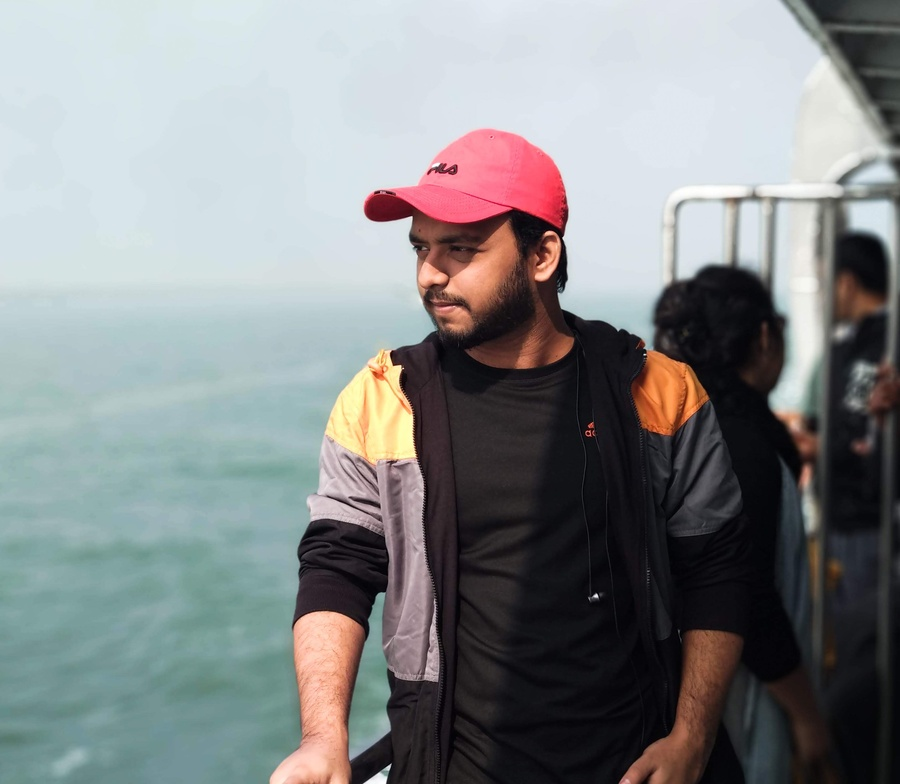
#> input picture raw_img/IMG_20180116_102104.jpg, 900 x 784 px, shrunk from 3423 x 2979 before the run
$ jupyter execute cartoon_effect.ipynb
#> lines starting #> are read from the running program, lines starting #| are printed output that depends on the picture; after the words box and inside, x2 and y2 are one past the last pixel; in counts of white or black regions, pixels touching at a corner belong together
[cell 1]
import cv2
import numpy as np
import os

[cell 2]
img = cv2.imread('raw_img/IMG_20180116_102104.jpg')
#> img is the input picture: shape (784, 900, 3); mean B, G, R 137, 135.9, 132.8
cv2.imshow("test_1", img)
cv2.waitKey(0)
cv2.destroyAllWindows()

[cell 3]
def color_quantization(img, k):
# Transform the image
  data = np.float32(img).reshape((-1, 3))

# Determine criteria
  criteria = (cv2.TERM_CRITERIA_EPS + cv2.TERM_CRITERIA_MAX_ITER, 20, 0.001)

# Implementing K-Means
  ret, label, center = cv2.kmeans(data, k, None, criteria, 10, cv2.KMEANS_RANDOM_CENTERS)
  center = np.uint8(center)
  result = center[label.flatten()]
  result = result.reshape(img.shape)
  return result

[cell 4]
def edge_mask(img, line_size, blur_value):
#> called with line_size = 7, blur_value = 7
  gray = cv2.cvtColor(img, cv2.COLOR_BGR2GRAY)
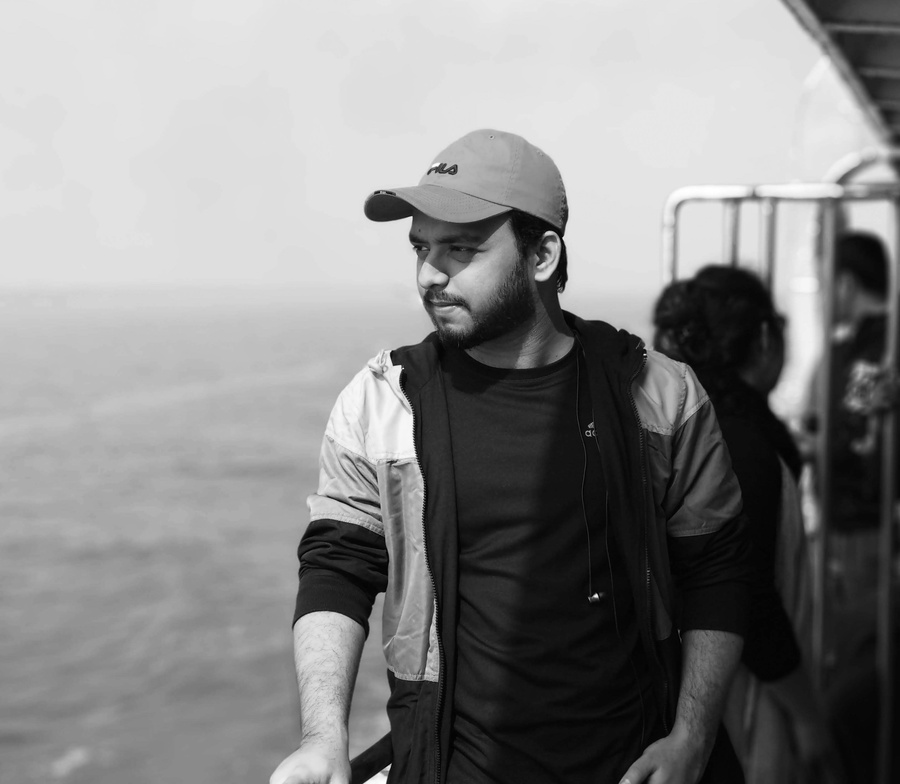
#> gray: shape (784, 900); min 0, max 255, mean 135.1
  gray_blur = cv2.medianBlur(gray, blur_value)
  edges = cv2.adaptiveThreshold(gray_blur, 255, cv2.ADAPTIVE_THRESH_MEAN_C, cv2.THRESH_BINARY, line_size, blur_value)
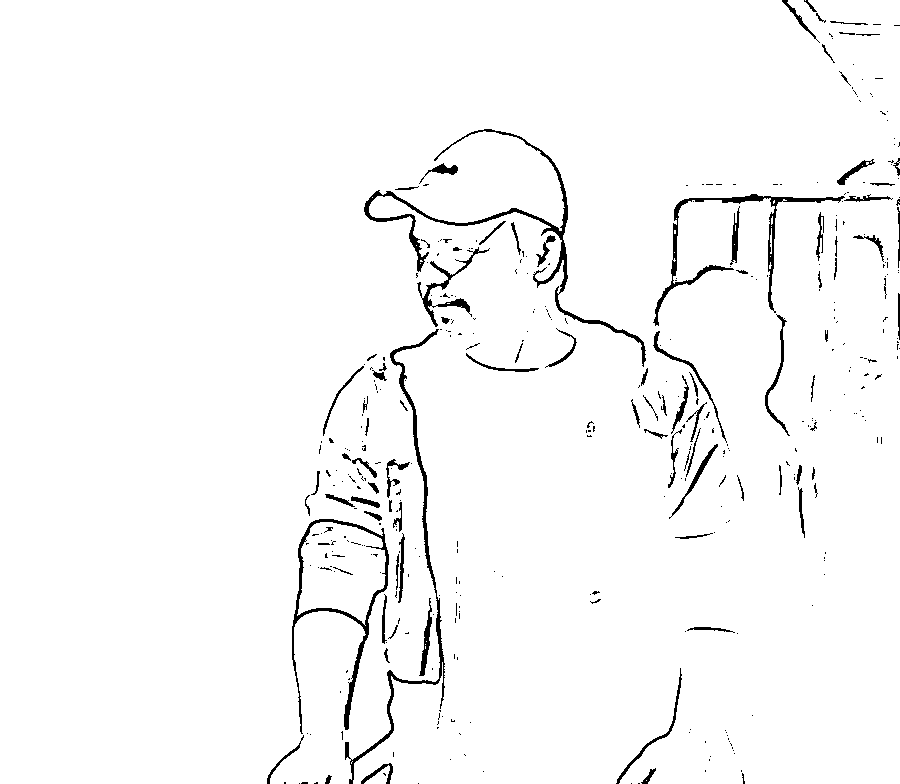
#> edges: shape (784, 900); 97.3% white; 404 black regions (310 under 20 px), largest, box (x1, y1, x2, y2) and area: (364, 129, 646, 367) 2727, (345, 329, 445, 784) 2116, (292, 519, 389, 734) 1868
  return edges

[cell 5]
line_size = 7
blur_value = 7

edges = edge_mask(img, line_size, blur_value)
cv2.imshow('test_2', edges)
cv2.waitKey(0)
cv2.destroyAllWindows()

[cell 6]
total_color = 9

img = color_quantization(img, total_color)
#> in color_quantization, `ret, label, center = cv2.kmeans(data, k, None, criteria, 10, cv2.KMEAN..`: ret = 239313874.6; center = [[70.2, 78.28, 106.7], [144, 147.3, 118.3], [107.7, 117.4, 228.4], [173.6, 173.6, 149.3], [163.5, 195.9, 249.9], [198.8, 196.6, 179], [41.51, 39.54, 46.25], [18.42, 14.37, 15.52], [232.5, 227, 217.5]]
#> in color_quantization, `center = np.uint8(center)`: center = [[70, 78, 106], [144, 147, 118], [107, 117, 228], [173, 173, 149], [163, 195, 249], [198, 196, 178], [41, 39, 46], [18, 14, 15], [232, 226, 217]]
#> in color_quantization, `result = result.reshape(img.shape)`:
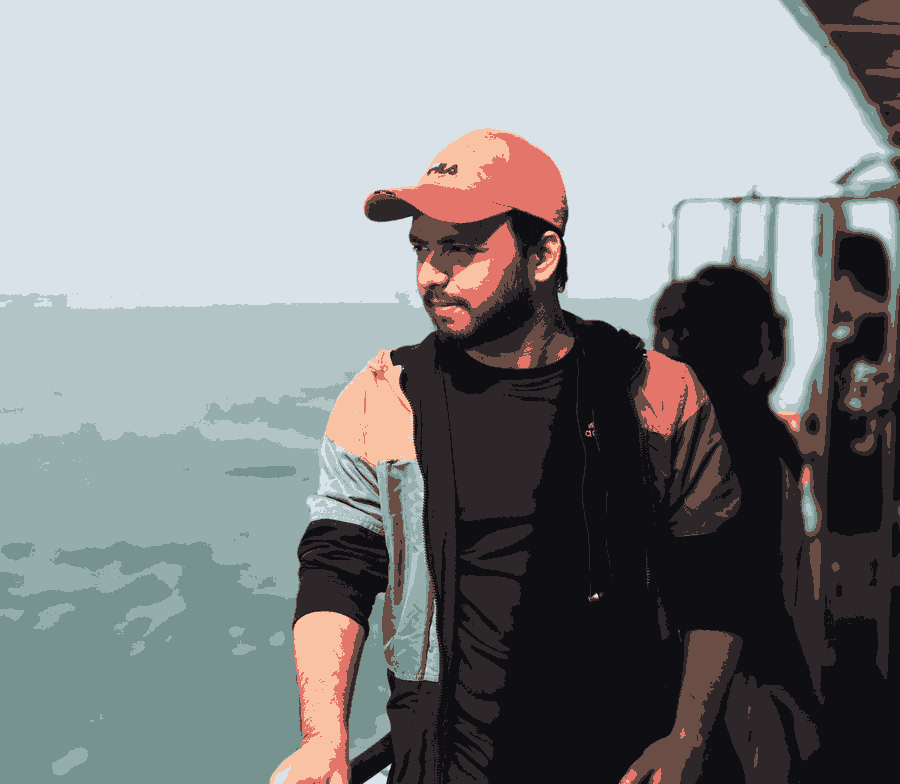
#> result: shape (784, 900, 3); mean B, G, R 136.6, 135.2, 132.3
cv2.imshow('Final', img)
cv2.waitKey(0)
cv2.destroyAllWindows()

[cell 7]
blurred = cv2.bilateralFilter(img, d=7, sigmaColor=200, sigmaSpace=200)
cv2.imshow('Blur', blurred)

$ run again, with raw_img/IMG_20200812_230121_478.jpg copied over raw_img/IMG_20180116_102104.jpg
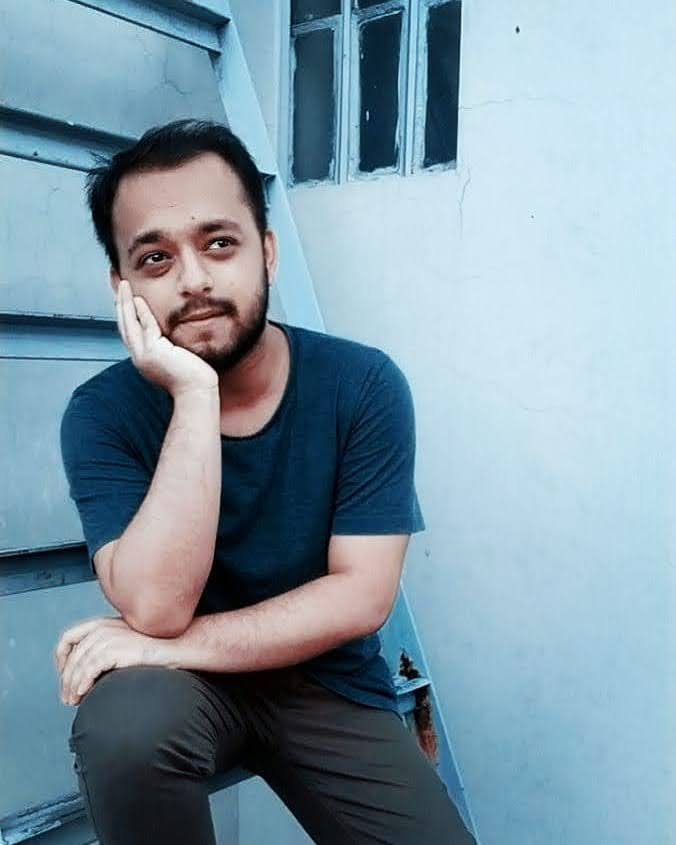
#> input picture raw_img/IMG_20200812_230121_478.jpg, 676 x 845 px
#> img is the input picture: shape (845, 676, 3); mean B, G, R 165.7, 151.6, 127.5
#> in edge_mask, `edges = cv2.adaptiveThreshold(gray_blur, 255, cv2.ADAPTIVE_THRESH_MEAN..`:
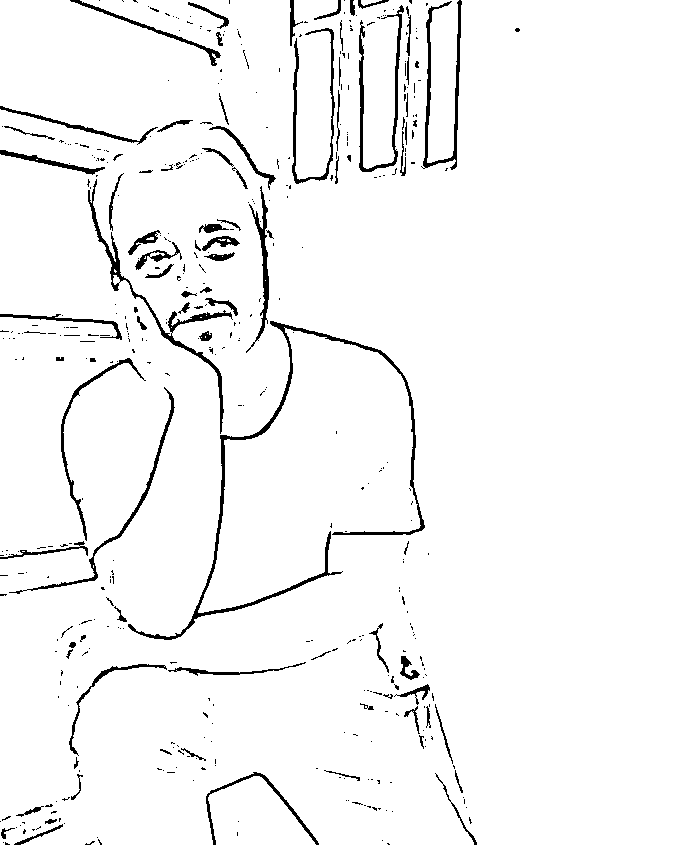
#> edges: shape (845, 676); 96.2% white; 458 black regions (367 under 20 px), largest, box (x1, y1, x2, y2) and area: (128, 321, 425, 640) 3257, (88, 179, 233, 434) 1624, (421, 0, 462, 170) 1232
#> in color_quantization, `ret, label, center = cv2.kmeans(data, k, None, criteria, 10, cv2.KMEAN..`: ret = 247464133; center = [[174.8, 179.6, 201.6], [23.08, 17.07, 13.15], [218.5, 199.9, 160.8], [160.7, 136.7, 87.54], [113.1, 117.3, 154], [65.08, 44.26, 15.69], [239.4, 226.8, 201.7], [87.63, 72.53, 51.71], [193.4, 171.2, 124]]
#> in color_quantization, `center = np.uint8(center)`: center = [[174, 179, 201], [23, 17, 13], [218, 199, 160], [160, 136, 87], [113, 117, 153], [65, 44, 15], [239, 226, 201], [87, 72, 51], [193, 171, 123]]
#> in color_quantization, `result = result.reshape(img.shape)`:
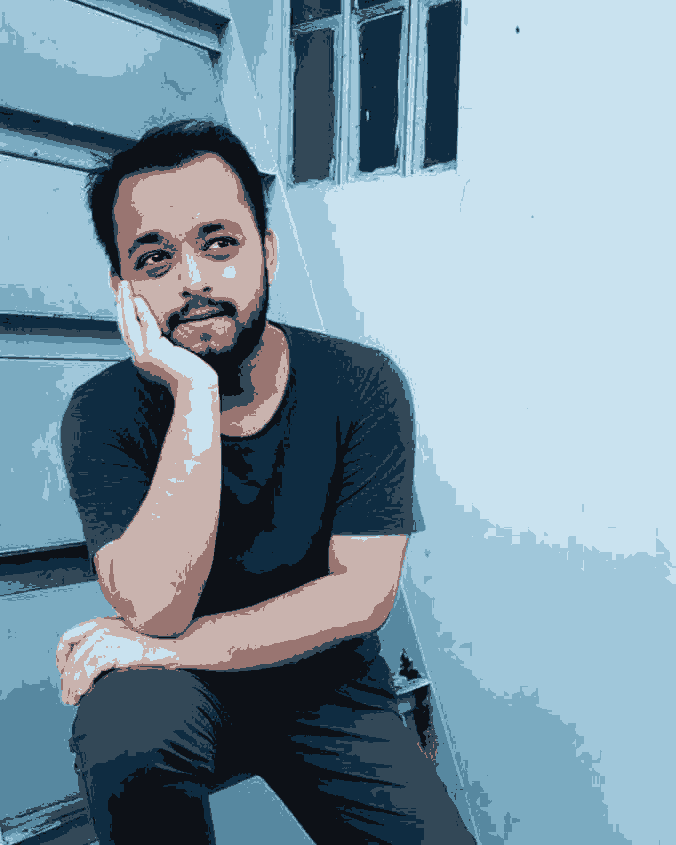
#> result: shape (845, 676, 3); mean B, G, R 165.2, 151, 126.9
